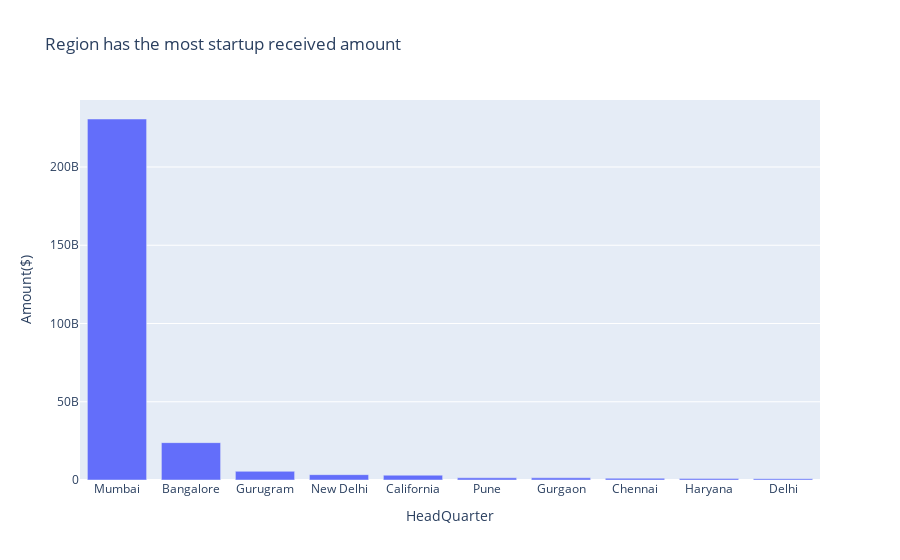

The code cell stored with this chart in its notebook:
### Markdown cell above
## Wich Region received the most amount

### Code cell
region_most_startup = final_data_region_most_startups.groupby('HeadQuarter')['Amount($)'].sum().reset_index()
fig = px.bar(region_most_startup.sort_values(by="Amount($)",ascending=False).iloc[:10], 
             x='HeadQuarter', 
             y='Amount($)', 
             title='Region has the most startup received amount')
fig.show()

### Figure 1 — Plotly figure (JSON) as saved in the notebook; plotly's stock layout.template omitted (floating-point values rounded to 4 significant figures)
{"data": [{"alignmentgroup": "True", "hovertemplate": "HeadQuarter=%{x}<br>Amount($)=%{y}<extra></extra>", "legendgroup": "", "marker": {"color": "#636efa", "pattern": {"shape": ""}}, "name": "", "offsetgroup": "", "orientation": "v", "showlegend": false, "textposition": "auto", "type": "bar", "x": ["Mumbai", "Bangalore", "Gurugram", "New Delhi", "California", "Pune", "Gurgaon", "Chennai", "Haryana", "Delhi"], "xaxis": "x", "y": [230677414700, 23875874404, 5548231500, 3421521040, 3078300000, 1395938705, 1380056180, 1123975826, 918985000, 827324600], "yaxis": "y"}], "layout": {"barmode": "relative", "legend": {"tracegroupgap": 0}, "title": {"text": "Region has the most startup received amount"}, "xaxis": {"anchor": "y", "domain": [0, 1], "title": {"text": "HeadQuarter"}}, "yaxis": {"anchor": "x", "domain": [0, 1], "title": {"text": "Amount($)"}}}}
